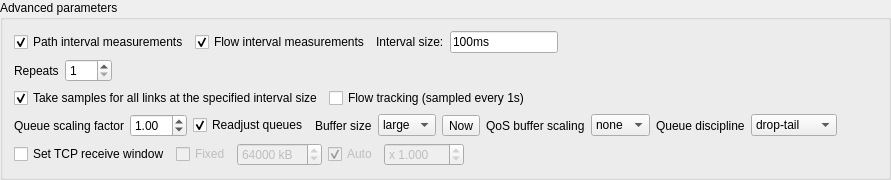
             <widget class="QGroupBox" name="groupBox_5">
              <property name="sizePolicy">
               <sizepolicy hsizetype="Preferred" vsizetype="Maximum">
                <horstretch>0</horstretch>
                <verstretch>0</verstretch>
               </sizepolicy>
              </property>
              <property name="title">
               <string>Advanced parameters</string>
              </property>
              <layout class="QVBoxLayout" name="verticalLayout_22">
               <item>
                <widget class="QWidget" name="widget_2" native="true">
                 <layout class="QHBoxLayout" name="horizontalLayout_2">
                  <property name="leftMargin">
                   <number>0</number>
                  </property>
                  <property name="topMargin">
                   <number>0</number>
                  </property>
                  <property name="rightMargin">
                   <number>0</number>
                  </property>
                  <property name="bottomMargin">
                   <number>0</number>
                  </property>
                  <item>
                   <widget class="QCheckBox" name="checkPathIntervalMeasurements">
                    <property name="text">
                     <string>Path interval measurements</string>
                    </property>
                    <property name="checked">
                     <bool>true</bool>
                    </property>
                   </widget>
                  </item>
                  <item>
                   <widget class="QCheckBox" name="checkFlowIntervalMeasurements">
                    <property name="text">
                     <string>Flow interval measurements</string>
                    </property>
                    <property name="checked">
                     <bool>true</bool>
                    </property>
                   </widget>
                  </item>
                  <item>
                   <widget class="QLabel" name="label_13">
                    <property name="text">
                     <string>Interval size:</string>
                    </property>
                   </widget>
                  </item>
                  <item>
                   <widget class="QLineEdit" name="txtIntervalSize">
                    <property name="sizePolicy">
                     <sizepolicy hsizetype="Fixed" vsizetype="Fixed">
                      <horstretch>0</horstretch>
                      <verstretch>0</verstretch>
                     </sizepolicy>
                    </property>
                    <property name="toolTip">
                     <string>&lt;html&gt;&lt;head/&gt;&lt;body&gt;&lt;p&gt;In order to compute the probability of congestion for paths/links, we divide time into intervals of this size, and we use packet counters for each interval.&lt;/p&gt;&lt;p&gt;&lt;br/&gt;&lt;/p&gt;&lt;p&gt;This is unrelated to the &amp;quot;Timelines&amp;quot; shown in the Results tab, for which data is sampled every second.&lt;/p&gt;&lt;/body&gt;&lt;/html&gt;</string>
                    </property>
                    <property name="text">
                     <string>100ms</string>
                    </property>
                   </widget>
                  </item>
                  <item>
                   <spacer name="horizontalSpacer_6">
                    <property name="orientation">
                     <enum>Qt::Horizontal</enum>
                    </property>
                    <property name="sizeHint" stdset="0">
                     <size>
                      <width>40</width>
                      <height>20</height>
                     </size>
                    </property>
                   </spacer>
                  </item>
                 </layout>
                </widget>
               </item>
               <item>
                <widget class="QWidget" name="widget_28" native="true">
                 <layout class="QHBoxLayout" name="horizontalLayout_32">
                  <property name="leftMargin">
                   <number>0</number>
                  </property>
                  <property name="topMargin">
                   <number>0</number>
                  </property>
                  <property name="rightMargin">
                   <number>0</number>
                  </property>
                  <property name="bottomMargin">
                   <number>0</number>
                  </property>
                  <item>
                   <widget class="QLabel" name="label_25">
                    <property name="text">
                     <string>Repeats</string>
                    </property>
                   </widget>
                  </item>
                  <item>
                   <widget class="QSpinBox" name="spinRepeats">
                    <property name="minimum">
                     <number>1</number>
                    </property>
                    <property name="maximum">
                     <number>999</number>
                    </property>
                   </widget>
                  </item>
                  <item>
                   <spacer name="horizontalSpacer_31">
                    <property name="orientation">
                     <enum>Qt::Horizontal</enum>
                    </property>
                    <property name="sizeHint" stdset="0">
                     <size>
                      <width>40</width>
                      <height>20</height>
                     </size>
                    </property>
                   </spacer>
                  </item>
                 </layout>
                </widget>
               </item>
               <item>
                <widget class="QWidget" name="widget" native="true">
                 <layout class="QHBoxLayout" name="horizontalLayout">
                  <property name="leftMargin">
                   <number>0</number>
                  </property>
                  <property name="topMargin">
                   <number>0</number>
                  </property>
                  <property name="rightMargin">
                   <number>0</number>
                  </property>
                  <property name="bottomMargin">
                   <number>0</number>
                  </property>
                  <item>
                   <widget class="QCheckBox" name="checkSampleTimelinesEverywhere">
                    <property name="text">
                     <string>Take samples for all links at the specified interval size</string>
                    </property>
                    <property name="checked">
                     <bool>true</bool>
                    </property>
                   </widget>
                  </item>
                  <item>
                   <widget class="QCheckBox" name="checkFlowTracking">
                    <property name="toolTip">
                     <string>Uncheck to reduce latency</string>
                    </property>
                    <property name="text">
                     <string>Flow tracking (sampled every 1s)</string>
                    </property>
                   </widget>
                  </item>
                  <item>
                   <spacer name="horizontalSpacer_4">
                    <property name="orientation">
                     <enum>Qt::Horizontal</enum>
                    </property>
                    <property name="sizeHint" stdset="0">
                     <size>
                      <width>40</width>
                      <height>20</height>
                     </size>
                    </property>
                   </spacer>
                  </item>
                 </layout>
                </widget>
               </item>
               <item>
                <widget class="QWidget" name="widget_29" native="true">
                 <layout class="QHBoxLayout" name="horizontalLayout_34">
                  <property name="leftMargin">
                   <number>0</number>
                  </property>
                  <property name="topMargin">
                   <number>0</number>
                  </property>
                  <property name="rightMargin">
                   <number>0</number>
                  </property>
                  <property name="bottomMargin">
                   <number>0</number>
                  </property>
                  <item>
                   <widget class="QLabel" name="label_24">
                    <property name="text">
                     <string>Queue scaling factor</string>
                    </property>
                   </widget>
                  </item>
                  <item>
                   <widget class="QDoubleSpinBox" name="spinBufferBloadFactor">
                    <property name="toolTip">
                     <string>&lt;html&gt;&lt;head/&gt;&lt;body&gt;&lt;p&gt;The size of all the queues in the network are scaled by this number. For example, 1.0 means no scaling, 2.0 means double the queue size etc. Useful to test buffer bloat or small buffers.&lt;/p&gt;&lt;/body&gt;&lt;/html&gt;</string>
                    </property>
                    <property name="minimum">
                     <double>0.010000000000000</double>
                    </property>
                    <property name="singleStep">
                     <double>0.500000000000000</double>
                    </property>
                    <property name="value">
                     <double>1.000000000000000</double>
                    </property>
                   </widget>
                  </item>
                  <item>
                   <widget class="QCheckBox" name="checkReadjustQueues">
                    <property name="toolTip">
                     <string>Check to readjust the queue sizes when the simulation starts. The size is computed based on the network diameter (end-to-end RTT).</string>
                    </property>
                    <property name="text">
                     <string>Readjust queues</string>
                    </property>
                    <property name="checked">
                     <bool>true</bool>
                    </property>
                   </widget>
                  </item>
                  <item>
                   <widget class="QLabel" name="label_57">
                    <property name="text">
                     <string>Buffer size</string>
                    </property>
                   </widget>
                  </item>
                  <item>
                   <widget class="QComboBox" name="cmbBufferSize">
                    <property name="toolTip">
                     <string>&lt;html&gt;&lt;head/&gt;&lt;body&gt;&lt;p&gt;The algorithm used to compute the queue buffer size:&lt;/p&gt;&lt;p&gt;* large: 1 path RTT of traffic;&lt;/p&gt;&lt;p&gt;* small: 1 path RTT of traffic divided by the square root of the number of flows (experimental)&lt;/p&gt;&lt;/body&gt;&lt;/html&gt;</string>
                    </property>
                    <property name="sizeAdjustPolicy">
                     <enum>QComboBox::AdjustToContents</enum>
                    </property>
                    <item>
                     <property name="text">
                      <string>large</string>
                     </property>
                    </item>
                    <item>
                     <property name="text">
                      <string>small</string>
                     </property>
                    </item>
                   </widget>
                  </item>
                  <item>
                   <widget class="QToolButton" name="btnReadjustQueuesNow">
                    <property name="toolTip">
                     <string>Force the readjustment of queues immediately.</string>
                    </property>
                    <property name="text">
                     <string>Now</string>
                    </property>
                   </widget>
                  </item>
                  <item>
                   <widget class="QLabel" name="label_56">
                    <property name="text">
                     <string>QoS buffer scaling</string>
                    </property>
                   </widget>
                  </item>
                  <item>
                   <widget class="QComboBox" name="cmbQoSBufferScaling">
                    <property name="toolTip">
                     <string>&lt;html&gt;&lt;head/&gt;&lt;body&gt;&lt;p&gt;For QoS, whether to scale the size of the token bucket by the bandwidth weight.&lt;/p&gt;&lt;/body&gt;&lt;/html&gt;</string>
                    </property>
                    <property name="sizeAdjustPolicy">
                     <enum>QComboBox::AdjustToContents</enum>
                    </property>
                    <item>
                     <property name="text">
                      <string>none</string>
                     </property>
                    </item>
                    <item>
                     <property name="text">
                      <string>down</string>
                     </property>
                    </item>
                    <item>
                     <property name="text">
                      <string>up</string>
                     </property>
                    </item>
                   </widget>
                  </item>
                  <item>
                   <widget class="QLabel" name="label_58">
                    <property name="text">
                     <string>Queue discipline</string>
                    </property>
                   </widget>
                  </item>
                  <item>
                   <widget class="QComboBox" name="cmbQueueingDiscipline">
                    <property name="toolTip">
                     <string>&lt;html&gt;&lt;head/&gt;&lt;body&gt;&lt;p&gt;Note: drop-head and drop-rand have not been tested throroughly.&lt;/p&gt;&lt;/body&gt;&lt;/html&gt;</string>
                    </property>
                    <property name="sizeAdjustPolicy">
                     <enum>QComboBox::AdjustToContents</enum>
                    </property>
                    <item>
                     <property name="text">
                      <string>drop-tail</string>
                     </property>
                    </item>
                    <item>
                     <property name="text">
                      <string>drop-head</string>
                     </property>
                    </item>
                    <item>
                     <property name="text">
                      <string>drop-rand</string>
                     </property>
                    </item>
                   </widget>
                  </item>
                  <item>
                   <spacer name="horizontalSpacer_30">
                    <property name="orientation">
                     <enum>Qt::Horizontal</enum>
                    </property>
                    <property name="sizeHint" stdset="0">
                     <size>
                      <width>40</width>
                      <height>20</height>
                     </size>
                    </property>
                   </spacer>
                  </item>
                 </layout>
                </widget>
               </item>
               <item>
                <widget class="QWidget" name="widget_30" native="true">
                 <layout class="QHBoxLayout" name="horizontalLayout_35">
                  <property name="leftMargin">
                   <number>0</number>
                  </property>
                  <property name="topMargin">
                   <number>0</number>
                  </property>
                  <property name="rightMargin">
                   <number>0</number>
                  </property>
                  <property name="bottomMargin">
                   <number>0</number>
                  </property>
                  <item>
                   <widget class="QCheckBox" name="checkTcpReceiveWin">
                    <property name="toolTip">
                     <string>&lt;html&gt;&lt;head/&gt;&lt;body&gt;&lt;p&gt;Set a custom TCP receive window size. Otherwise, the OS defaults apply. Under normal circumstances, Linux adjusts the advertised receive window such that traffic is not throttled.&lt;/p&gt;&lt;/body&gt;&lt;/html&gt;</string>
                    </property>
                    <property name="text">
                     <string>Set TCP receive window</string>
                    </property>
                    <property name="checked">
                     <bool>false</bool>
                    </property>
                   </widget>
                  </item>
                  <item>
                   <widget class="QCheckBox" name="checkTcpReceiveWinFixed">
                    <property name="enabled">
                     <bool>false</bool>
                    </property>
                    <property name="text">
                     <string>Fixed</string>
                    </property>
                    <property name="checked">
                     <bool>false</bool>
                    </property>
                   </widget>
                  </item>
                  <item>
                   <widget class="QSpinBox" name="spinTcpReceiveWinFixed">
                    <property name="enabled">
                     <bool>false</bool>
                    </property>
                    <property name="suffix">
                     <string> kB</string>
                    </property>
                    <property name="minimum">
                     <number>2</number>
                    </property>
                    <property name="maximum">
                     <number>4000000</number>
                    </property>
                    <property name="singleStep">
                     <number>16</number>
                    </property>
                    <property name="value">
                     <number>64000</number>
                    </property>
                   </widget>
                  </item>
                  <item>
                   <widget class="QCheckBox" name="checkTcpReceiveWinAuto">
                    <property name="enabled">
                     <bool>false</bool>
                    </property>
                    <property name="text">
                     <string>Auto</string>
                    </property>
                    <property name="checked">
                     <bool>true</bool>
                    </property>
                   </widget>
                  </item>
                  <item>
                   <widget class="QDoubleSpinBox" name="spinTcpReceiveWinScaleFactor">
                    <property name="enabled">
                     <bool>false</bool>
                    </property>
                    <property name="prefix">
                     <string>x </string>
                    </property>
                    <property name="decimals">
                     <number>3</number>
                    </property>
                    <property name="minimum">
                     <double>0.001000000000000</double>
                    </property>
                    <property name="maximum">
                     <double>999.000000000000000</double>
                    </property>
                    <property name="singleStep">
                     <double>0.100000000000000</double>
                    </property>
                    <property name="value">
                     <double>1.000000000000000</double>
                    </property>
                   </widget>
                  </item>
                  <item>
                   <spacer name="horizontalSpacer_18">
                    <property name="orientation">
                     <enum>Qt::Horizontal</enum>
                    </property>
                    <property name="sizeHint" stdset="0">
                     <size>
                      <width>40</width>
                      <height>20</height>
                     </size>
                    </property>
                   </spacer>
                  </item>
                 </layout>
                </widget>
               </item>
              </layout>
             </widget>
